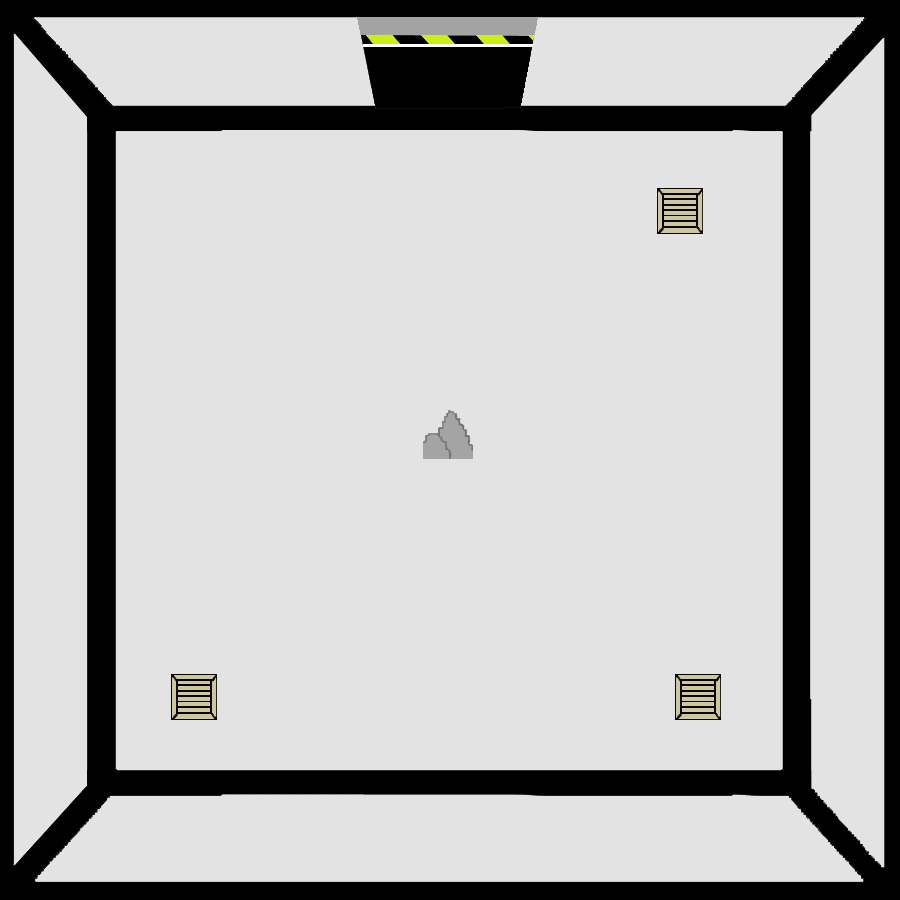

A 2D game scene composited from a Tiled map and its tileset images. What follows is a short description and the map's XML, with each tile layer's data collapsed to a summary:
An orthogonal 100x100 tile map with 9x9 px tiles, 2 tile layers (SALA, OBJETOS), 3 tilesets.

<map version="1.2" tiledversion="1.3.3" orientation="orthogonal" renderorder="right-down" width="100" height="100" tilewidth="9" tileheight="9" infinite="0" nextlayerid="3" nextobjectid="1">
 <tileset firstgid="1" source="LAB2.tsx" />
 <tileset firstgid="10001" source="CAJA.tsx" />
 <tileset firstgid="10026" source="ROCAS.tsx" />
 <layer id="1" name="SALA" width="100" height="100">
  <data>[10000 cells, 10000 non-empty, 10000 distinct tile ids]</data>
 </layer>
 <layer id="2" name="OBJETOS" width="100" height="100">
  <data>[10000 cells, 799 non-empty, 749 distinct tile ids]</data>
 </layer>
</map>
